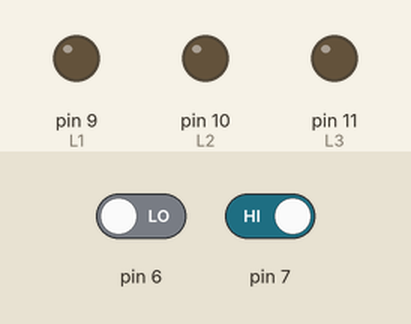
Recording of a sketch running on a simulated Arduino Uno, built with avr-gcc and run on an emulated ATmega328P. Shown: output pins drawn as LEDs (lit = HIGH). Dashed ring = blinking. Inputs (shaded band) come from the test bench; at power-on: pin 6 LOW, pin 7 HIGH.

Above: at 1.2 s.
1.3 s: pin 6 driven HIGH and pin 7 driven LOW
At 1.55 s:
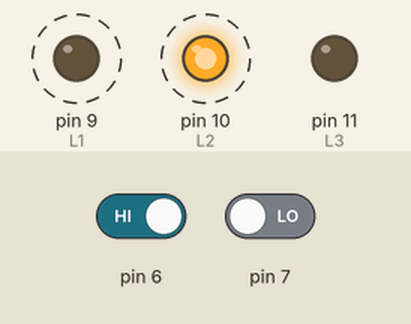
4.3 s: pin 7 driven HIGH
At 4.75 s:
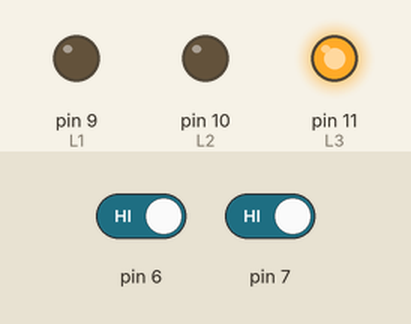
7.3 s: pin 7 driven LOW
At 7.95 s:
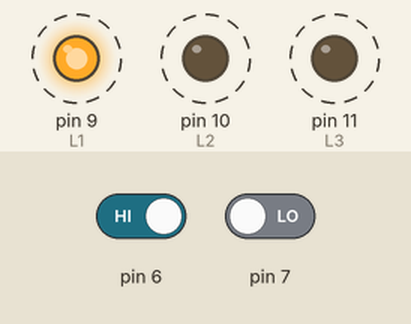
Timing chart, 0 to 16.3 s (numbered marks = the images above; inputs shaded):
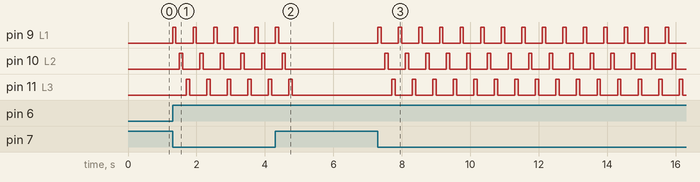

The sketch:

CODIGO_DE_INTERRUPCION.ino
```cpp
int L1=9;
int L2=10;
int L3=11;
int STOP;
int START;
void setup(){
pinMode(L1,OUTPUT);
pinMode(L2,OUTPUT);
pinMode(L3,OUTPUT);
pinMode(STOP,INPUT);
pinMode(START,INPUT);
}
void loop(){
  START=digitalRead(6);
  STOP=digitalRead(7);

  if(START==HIGH){
  while(STOP!=HIGH){
  STOP=digitalRead(7);
  secuencia();
  }
  }
    digitalWrite(L1,LOW);
    digitalWrite(L2,LOW);
    digitalWrite(L3,LOW);
}
void secuencia(){
  digitalWrite(L1,HIGH);
  delay(100);
  digitalWrite(L1,LOW);
  delay(100);
  digitalWrite(L2,HIGH);
  delay(100);
  digitalWrite(L2,LOW);
  delay(100);
  digitalWrite(L3,HIGH);
  delay(100);
  digitalWrite(L3,LOW);
  delay(100);
  }
```

Measured:
- after the input at 1.3 s, pin 9 (L1): alternates HIGH for 0.10 s and LOW for 0.50 s, starting at once; pin 10 (L2): alternates HIGH for 0.10 s and LOW for 0.50 s, starting after 0.20 s; pin 11 (L3): alternates HIGH for 0.10 s and LOW for 0.50 s, starting after 0.40 s
- after the input at 4.3 s, pin 9 (L1): goes on until 4.4 s, then stays LOW; pin 10 (L2): goes on until 4.6 s, then stays LOW; pin 11 (L3): goes on until 4.8 s, then stays LOW
- after the input at 7.3 s, pin 9 (L1): alternates HIGH for 0.10 s and LOW for 0.50 s, starting at once; pin 10 (L2): alternates HIGH for 0.10 s and LOW for 0.50 s, starting after 0.20 s; pin 11 (L3): alternates HIGH for 0.10 s and LOW for 0.50 s, starting after 0.40 s
